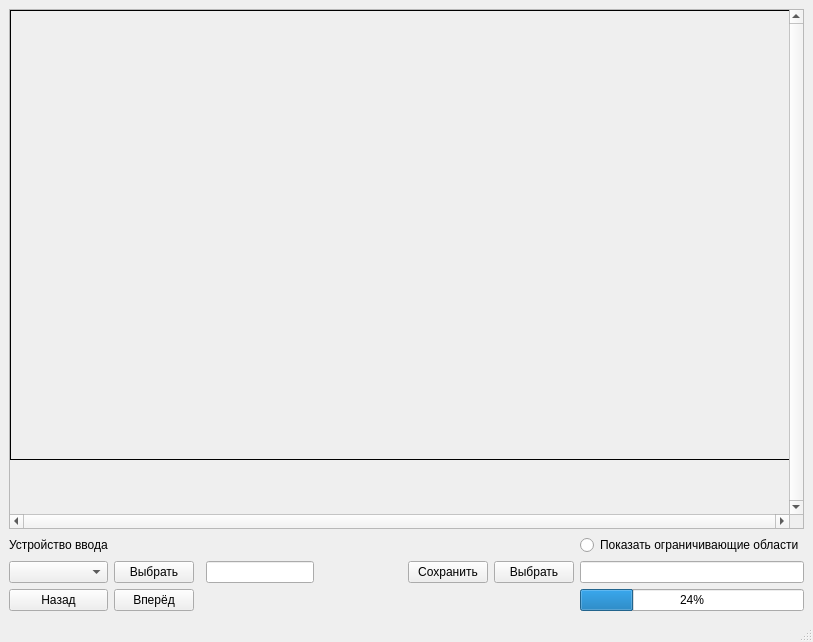
<?xml version="1.0" encoding="UTF-8"?>
<ui version="4.0">
 <class>MainWindow</class>
 <widget class="QMainWindow" name="MainWindow">
  <property name="windowModality">
   <enum>Qt::NonModal</enum>
  </property>
  <property name="geometry">
   <rect>
    <x>0</x>
    <y>0</y>
    <width>813</width>
    <height>642</height>
   </rect>
  </property>
  <property name="windowTitle">
   <string>MainWindow</string>
  </property>
  <property name="statusTip">
   <string/>
  </property>
  <property name="layoutDirection">
   <enum>Qt::LeftToRight</enum>
  </property>
  <property name="autoFillBackground">
   <bool>false</bool>
  </property>
  <widget class="QWidget" name="centralwidget">
   <layout class="QGridLayout" name="gridLayout">
    <item row="10" column="8">
     <spacer name="horizontalSpacer">
      <property name="orientation">
       <enum>Qt::Horizontal</enum>
      </property>
      <property name="sizeType">
       <enum>QSizePolicy::MinimumExpanding</enum>
      </property>
      <property name="sizeHint" stdset="0">
       <size>
        <width>40</width>
        <height>20</height>
       </size>
      </property>
     </spacer>
    </item>
    <item row="9" column="4">
     <widget class="QLabel" name="videoDevicesLabel">
      <property name="text">
       <string>Устройство ввода</string>
      </property>
     </widget>
    </item>
    <item row="10" column="4">
     <widget class="QComboBox" name="videoDevices"/>
    </item>
    <item row="10" column="9">
     <widget class="QPushButton" name="saveButton">
      <property name="text">
       <string>Сохранить</string>
      </property>
     </widget>
    </item>
    <item row="11" column="11">
     <widget class="QProgressBar" name="progressBar">
      <property name="value">
       <number>24</number>
      </property>
     </widget>
    </item>
    <item row="11" column="5">
     <widget class="QPushButton" name="nextButton">
      <property name="layoutDirection">
       <enum>Qt::RightToLeft</enum>
      </property>
      <property name="text">
       <string>Вперёд</string>
      </property>
     </widget>
    </item>
    <item row="10" column="5">
     <widget class="QPushButton" name="browserPathButton">
      <property name="text">
       <string>Выбрать</string>
      </property>
     </widget>
    </item>
    <item row="5" column="4" colspan="8">
     <widget class="QScrollArea" name="scrollArea">
      <property name="enabled">
       <bool>true</bool>
      </property>
      <property name="sizePolicy">
       <sizepolicy hsizetype="Preferred" vsizetype="Preferred">
        <horstretch>0</horstretch>
        <verstretch>0</verstretch>
       </sizepolicy>
      </property>
      <property name="verticalScrollBarPolicy">
       <enum>Qt::ScrollBarAlwaysOn</enum>
      </property>
      <property name="horizontalScrollBarPolicy">
       <enum>Qt::ScrollBarAlwaysOn</enum>
      </property>
      <property name="sizeAdjustPolicy">
       <enum>QAbstractScrollArea::AdjustIgnored</enum>
      </property>
      <property name="widgetResizable">
       <bool>true</bool>
      </property>
      <widget class="QWidget" name="scrollAreaContent">
       <property name="geometry">
        <rect>
         <x>0</x>
         <y>0</y>
         <width>776</width>
         <height>475</height>
        </rect>
       </property>
       <property name="sizePolicy">
        <sizepolicy hsizetype="Expanding" vsizetype="Expanding">
         <horstretch>0</horstretch>
         <verstretch>0</verstretch>
        </sizepolicy>
       </property>
       <property name="autoFillBackground">
        <bool>true</bool>
       </property>
       <widget class="QLabel" name="imageLabel">
        <property name="geometry">
         <rect>
          <x>0</x>
          <y>0</y>
          <width>845</width>
          <height>450</height>
         </rect>
        </property>
        <property name="sizePolicy">
         <sizepolicy hsizetype="Preferred" vsizetype="Preferred">
          <horstretch>0</horstretch>
          <verstretch>0</verstretch>
         </sizepolicy>
        </property>
        <property name="tabletTracking">
         <bool>false</bool>
        </property>
        <property name="autoFillBackground">
         <bool>false</bool>
        </property>
        <property name="styleSheet">
         <string notr="true">border: 1px solid black
</string>
        </property>
        <property name="frameShape">
         <enum>QFrame::NoFrame</enum>
        </property>
        <property name="text">
         <string/>
        </property>
        <property name="scaledContents">
         <bool>false</bool>
        </property>
        <property name="alignment">
         <set>Qt::AlignBottom|Qt::AlignLeading|Qt::AlignLeft</set>
        </property>
       </widget>
      </widget>
     </widget>
    </item>
    <item row="10" column="7">
     <widget class="QLineEdit" name="browserPathLineEdit">
      <property name="sizePolicy">
       <sizepolicy hsizetype="Minimum" vsizetype="Fixed">
        <horstretch>0</horstretch>
        <verstretch>0</verstretch>
       </sizepolicy>
      </property>
     </widget>
    </item>
    <item row="10" column="10">
     <widget class="QPushButton" name="savePathButton">
      <property name="text">
       <string>Выбрать</string>
      </property>
     </widget>
    </item>
    <item row="10" column="11">
     <widget class="QLineEdit" name="savePathLineEdit">
      <property name="sizePolicy">
       <sizepolicy hsizetype="Minimum" vsizetype="Fixed">
        <horstretch>0</horstretch>
        <verstretch>0</verstretch>
       </sizepolicy>
      </property>
     </widget>
    </item>
    <item row="11" column="4">
     <widget class="QPushButton" name="backButton">
      <property name="text">
       <string>Назад</string>
      </property>
     </widget>
    </item>
    <item row="9" column="11">
     <widget class="QRadioButton" name="showBoxesRB">
      <property name="text">
       <string>Показать ограничивающие области</string>
      </property>
     </widget>
    </item>
   </layout>
  </widget>
  <widget class="QMenuBar" name="menubar">
   <property name="geometry">
    <rect>
     <x>0</x>
     <y>0</y>
     <width>813</width>
     <height>25</height>
    </rect>
   </property>
  </widget>
  <widget class="QStatusBar" name="statusbar"/>
 </widget>
 <resources/>
 <connections/>
</ui>
